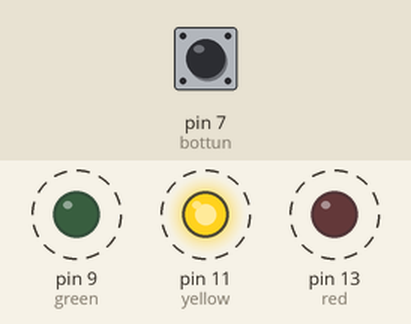
Recording of a sketch running on a simulated Arduino Uno, built with avr-gcc and run on an emulated ATmega328P. Parts: output pins drawn as LEDs (lit = HIGH). Dashed ring = blinking. Inputs (shaded band) come from the test bench; at power-on: pin 7 (bottun) HIGH.

Above: at 3.8 s.
3.9 s: pin 7 (bottun) pulled LOW for 1.8 s
At 4.8 s:
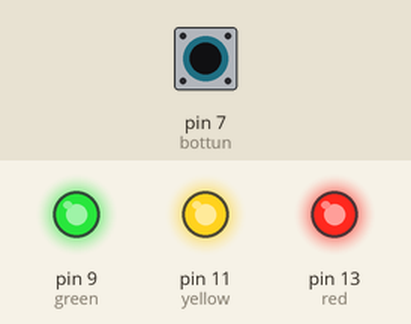
8.7 s: pin 7 (bottun) pulled LOW for 3.2 s
At 14.7 s:
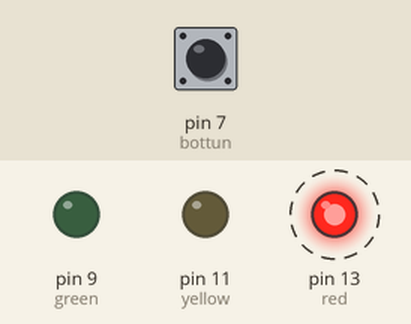
Timing chart, 0 to 19.9 s (numbered marks = the images above; inputs shaded):
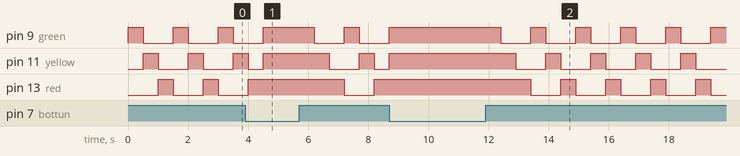

Measured:
- by itself, pin 9 (green), pin 11 (yellow): repeats every 1.5 s: LOW 1.0 s, HIGH 0.50 s

The sketch:

button_led.ino
```cpp
int green = 9;
int yellow = 11;
int red = 13;
int bottun = 7;

void setup() {
  pinMode(green, OUTPUT);
  pinMode(yellow, OUTPUT);
  pinMode(red, OUTPUT);
  pinMode(bottun, INPUT);
}


void loop() {
  int i;
  while (digitalRead(bottun) == LOW){
    digitalWrite(green, HIGH);
    digitalWrite(yellow, HIGH);
    digitalWrite(red, HIGH);
  }

 for (i = 13; i >8 ; i-=2) {
    if (i == 13) {
      digitalWrite(green, HIGH);
      delay(500);
      digitalWrite(green, LOW);
    } else if (i == 11) {
      digitalWrite(yellow, HIGH);
      delay(500);
      digitalWrite(yellow, LOW);
    } else {
      digitalWrite(red, HIGH);
      delay(500);
      digitalWrite(red, LOW);
    }
  }
}
```
